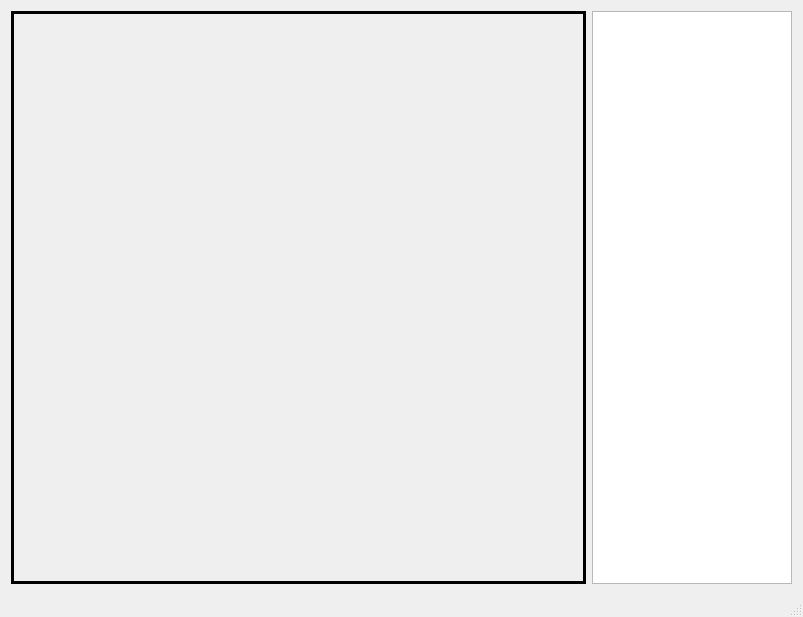
<?xml version="1.0" encoding="UTF-8"?>
<ui version="4.0">
 <class>MainWindow</class>
 <widget class="QMainWindow" name="MainWindow">
  <property name="geometry">
   <rect>
    <x>0</x>
    <y>0</y>
    <width>803</width>
    <height>617</height>
   </rect>
  </property>
  <property name="windowTitle">
   <string>MainWindow</string>
  </property>
  <widget class="QWidget" name="centralWidget">
   <layout class="QHBoxLayout" name="horizontalLayout">
    <item>
     <widget class="MyLabel" name="label">
      <property name="minimumSize">
       <size>
        <width>200</width>
        <height>200</height>
       </size>
      </property>
      <property name="autoFillBackground">
       <bool>true</bool>
      </property>
      <property name="frameShape">
       <enum>QFrame::Panel</enum>
      </property>
      <property name="frameShadow">
       <enum>QFrame::Plain</enum>
      </property>
      <property name="lineWidth">
       <number>3</number>
      </property>
      <property name="text">
       <string/>
      </property>
     </widget>
    </item>
    <item>
     <widget class="QTextEdit" name="textEdit">
      <property name="maximumSize">
       <size>
        <width>200</width>
        <height>16777215</height>
       </size>
      </property>
      <property name="readOnly">
       <bool>true</bool>
      </property>
     </widget>
    </item>
   </layout>
  </widget>
  <widget class="QStatusBar" name="statusBar"/>
 </widget>
 <layoutdefault spacing="6" margin="11"/>
 <customwidgets>
  <customwidget>
   <class>MyLabel</class>
   <extends>QLabel</extends>
   <header location="global">mylabel.h</header>
  </customwidget>
 </customwidgets>
 <resources/>
 <connections/>
</ui>
